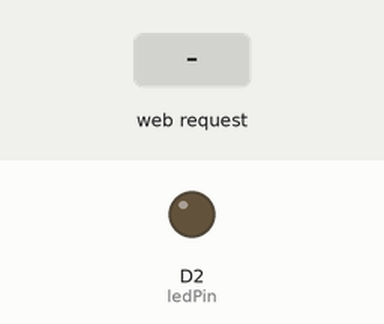
The sketch below on a simulated ESP8266 (NodeMCU). Parts: output pins drawn as LEDs (lit = HIGH). Inputs (shaded band) come from the test bench. WiFi joins after 1.5 s; servers stay silent unless stated; what the sketch prints to the serial monitor is not drawn.

Above: at 2.7 s.
2.8 s: HTTP request GET /gpio/1 received
At 3.2 s:
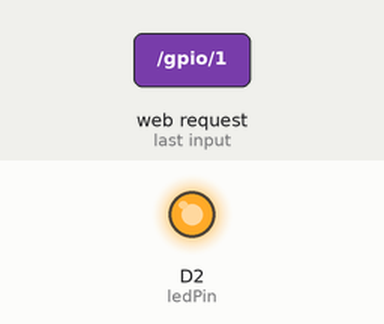
4.3 s: HTTP request GET /gpio/0 received
At 5.5 s:
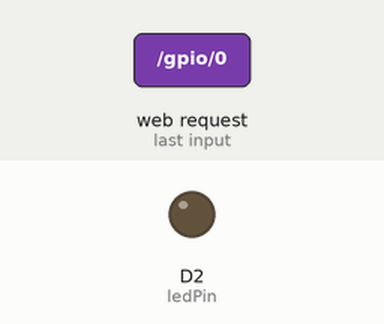
Timing chart, 0 to 7.3 s (numbered marks = the images above; inputs shaded):
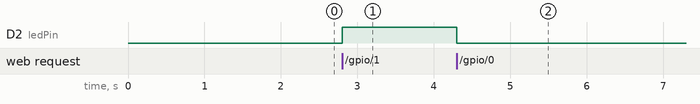

The sketch:

let_there_be_light_wifi.ino
```cpp
/*
 *  This sketch demonstrates how to set up a simple HTTP-like server.
 *  The server will set a GPIO pin depending on the request
 *    http://server_ip/gpio/0 will set the GPIO2 low,
 *    http://server_ip/gpio/1 will set the GPIO2 high
 *  server_ip is the IP address of the ESP8266 Arduino module, will be
 *  printed to Serial when the module is connected.
 */

// Include the ESP8266 library
#include <ESP8266WiFi.h>

// Specify your WiFi ssid and password
const char* ssid = "write your wifi ssid here";
const char* password = "write your wifi password here";

// Create an instance of the server
// specify the port to listen on as an argument
WiFiServer server(80);

// Define relay PIN
int ledPin = D2;

void setup() {
  Serial.begin(115200);
  delay(10);

  // Setup relay PIN
  pinMode(ledPin, OUTPUT);
  digitalWrite(ledPin, LOW);

  // Connect to WiFi network
  Serial.println();
  Serial.println();
  Serial.print("Connecting to ");
  Serial.println(ssid);

  WiFi.begin(ssid, password);

  while (WiFi.status() != WL_CONNECTED) {
    delay(500);
    Serial.print(".");
  }
  Serial.println("");
  Serial.println("WiFi connected");

  // Start the server
  server.begin();
  Serial.println("Server started");

  // Print the IP address
  Serial.println(WiFi.localIP());
}

void loop() {
  // Check if a client has connected
  WiFiClient client = server.available();
  if (!client) {
    return;
  }

  // Wait until the client sends some data
  Serial.println("new client");
  while(!client.available()){
    delay(1);
  }

  // Read the first line of the request
  String req = client.readStringUntil('\r');
  Serial.println(req);
  client.flush();

  // Match the request
  bool val;
  if (req.indexOf("/gpio/0") != -1)
    val = LOW;
  else if (req.indexOf("/gpio/1") != -1)
    val = HIGH;
  else {
    Serial.println("invalid request");
    client.stop();
    return;
  }

  // Set GPIO2 according to the request
  digitalWrite(ledPin, val);

  client.flush();

  // Prepare the response
  String s = "HTTP/1.1 200 OK\r\nContent-Type: text/html\r\n\r\n<!DOCTYPE HTML>\r\n<html>\r\nGPIO is now ";
  s += (val)?"high":"low";
  s += "</html>\n";

  // Send the response to the client
  client.print(s);
  delay(1);
  Serial.println("Client disonnected");

  // The client will actually be disconnected
  // when the function returns and 'client' object is detroyed
}
```

Measured:
- after the input at 2.8 s, D2 (ledPin): LOW → HIGH at once
- after the input at 4.3 s, D2 (ledPin): HIGH → LOW at once
